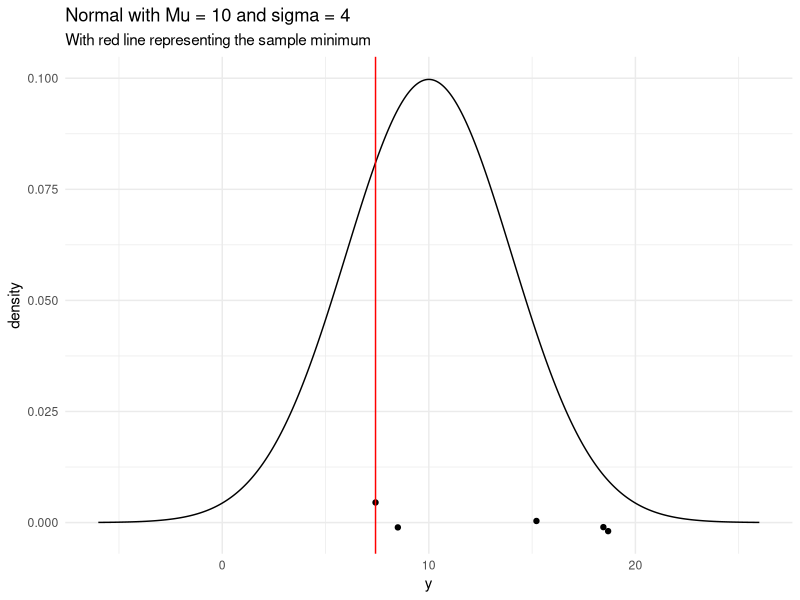
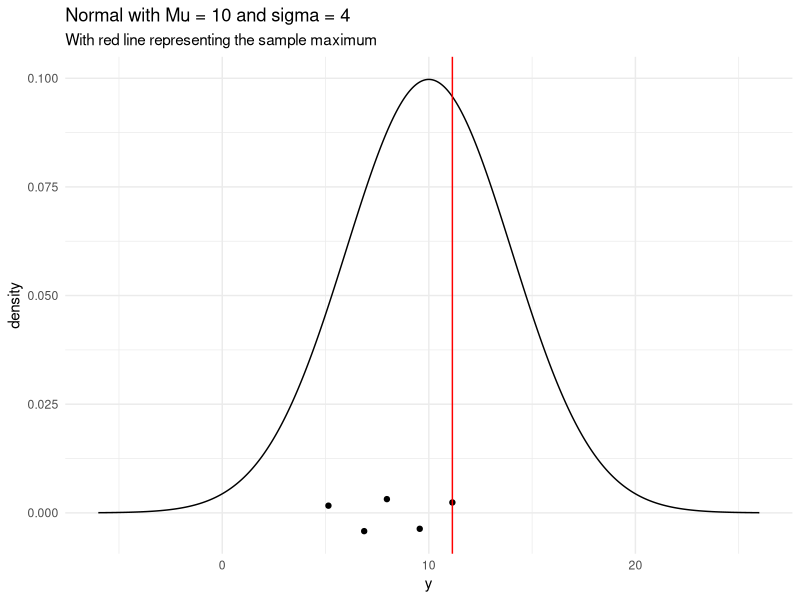
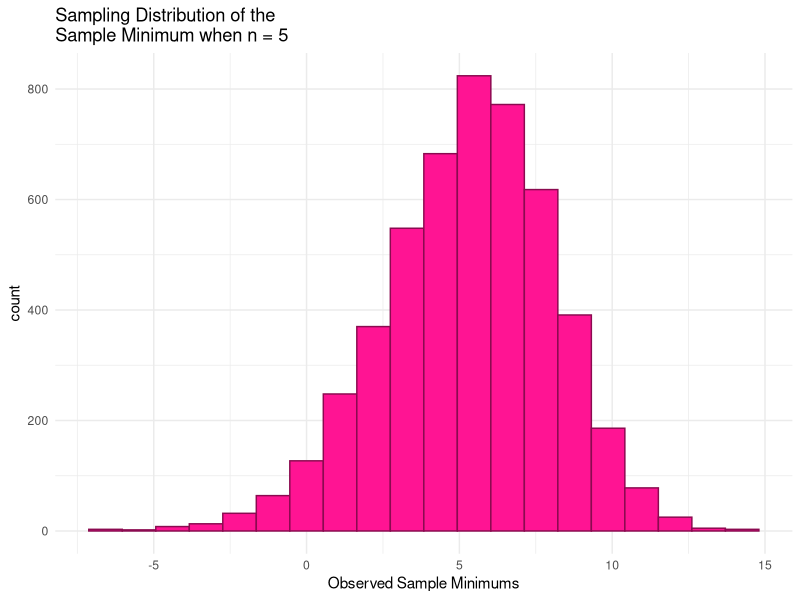
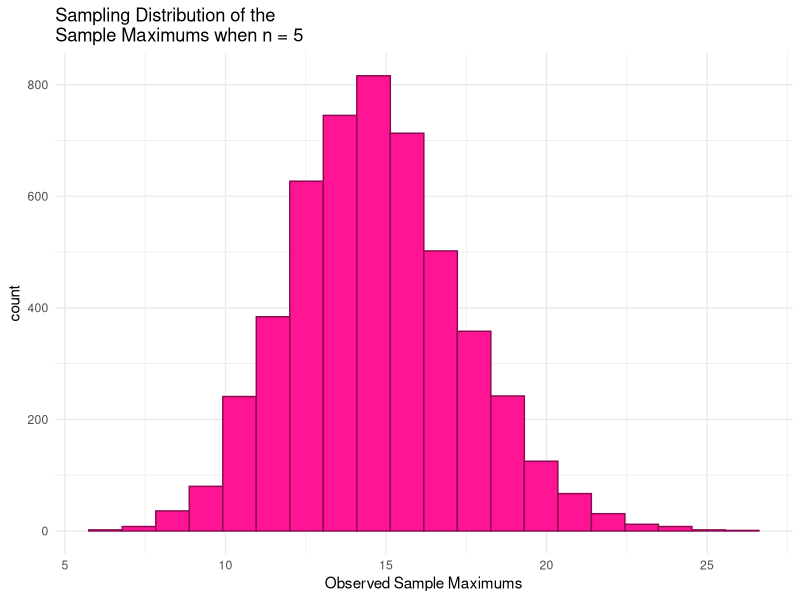
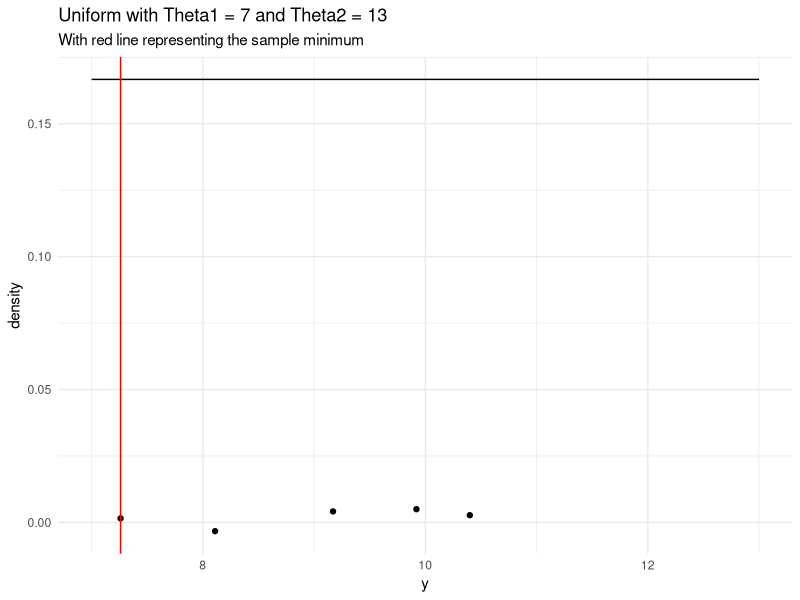
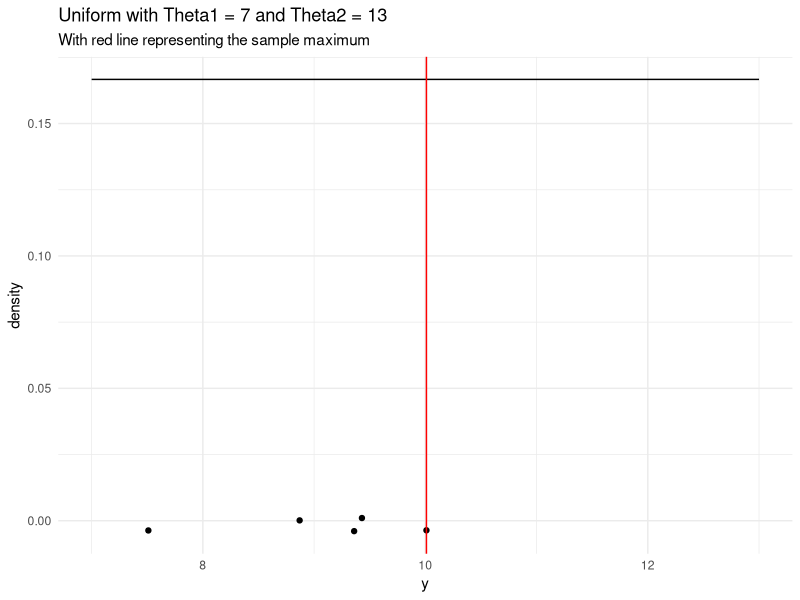
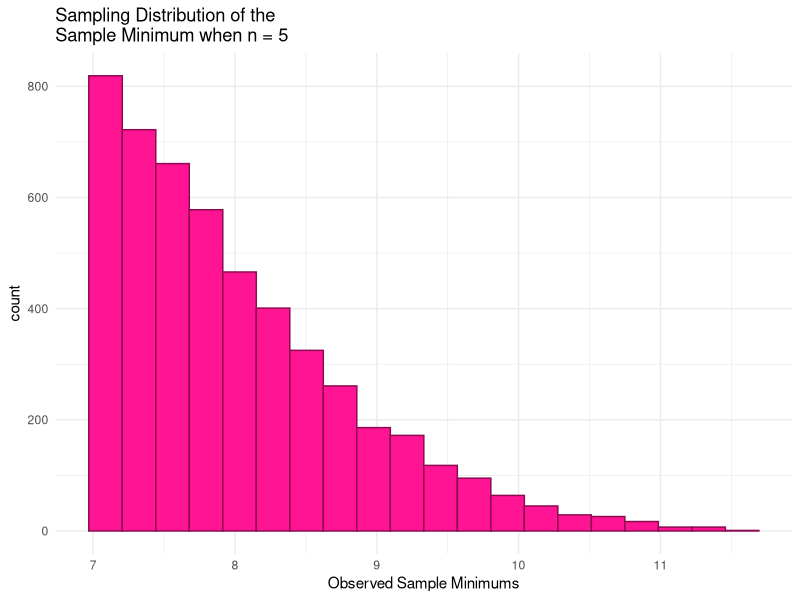
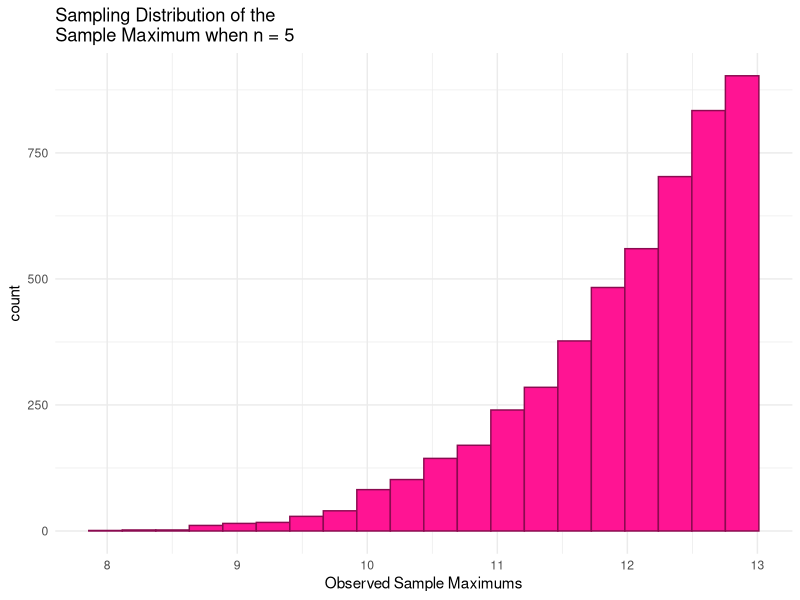

The R source for these figures, in order:
## ---- chunk 1
#| warning: FALSE
library(tidyverse)
## ---- chunk 2
n <- 5       # sample size
mu <- 10     # population mean
sigma <- 4   # population standard deviation

# generate a random sample of n observations from a normal population
single_sample <- rnorm(n, mu, sigma) |> round(2)

# compute the sample min
sample_min <- min(single_sample)

# generate a range of values that span the population
plot_df <- tibble(xvals = seq(mu - 4 * sigma, mu + 4 * sigma, length.out = 500)) |>
  mutate(xvals_density = dnorm(xvals, mu, sigma))

## plot the population model density curve
norm_popmin <- ggplot(data = plot_df, aes(x = xvals, y = xvals_density)) +
  geom_line() +
  theme_minimal() +
  geom_jitter(data = tibble(single_sample), aes(x = single_sample, y = 0),
              width = 0, height = 0.005) +
  geom_vline(xintercept = sample_min, colour = "red") +
  labs(x = "y", y = "density",
       title = "Normal with Mu = 10 and sigma = 4", subtitle = "With red line representing the sample minimum")
## ---- chunk 3
n <- 5            # sample size
mu <- 10          # population mean
sigma <- 4        # population standard deviation

generate_samp_min <- function(mu, sigma, n) {
  
  single_sample <- rnorm(n, mu, sigma)
  sample_min <- min(single_sample)
  
  return(sample_min)
}

nsim <- 5000      # number of simulations

mins <- map_dbl(1:nsim, \(i) generate_samp_min(mu = mu, sigma = sigma, n = n))

mins_df <- tibble(mins)

norm_min <- ggplot(data = mins_df, aes(x = mins)) +
  geom_histogram(colour = "deeppink4", fill = "deeppink1", bins = 20) +
  theme_minimal() +
  labs(x = "Observed Sample Minimums",
       title = paste("Sampling Distribution of the \nSample Minimum when n =", n))

sumstn <- mins_df |>
  summarise(min_samp_dist = min(mins),
            var_samp_dist = var(mins),
            sd_samp_dist = sd(mins),
            mean_samp_dist = mean(mins))
sumstn

## ---- chunk 4
n <- 5       # sample size
mu <- 10     # population mean
sigma <- 4   # population standard deviation

# generate a random sample of n observations from a normal population
single_sample <- rnorm(n, mu, sigma) |> round(2)

# compute the sample min
sample_max <- max(single_sample)

# generate a range of values that span the population
plot_df <- tibble(xvals = seq(mu - 4 * sigma, mu + 4 * sigma, length.out = 500)) |>
  mutate(xvals_density = dnorm(xvals, mu, sigma))

## plot the population model density curve
norm_popmax <- ggplot(data = plot_df, aes(x = xvals, y = xvals_density)) +
  geom_line() +
  theme_minimal() +
  geom_jitter(data = tibble(single_sample), aes(x = single_sample, y = 0),
              width = 0, height = 0.005) +
  geom_vline(xintercept = sample_max, colour = "red") +
  labs(x = "y", y = "density",
       title = "Normal with Mu = 10 and sigma = 4", subtitle = "With red line representing the sample maximum")
## ---- chunk 5
n <- 5            # sample size
mu <- 10          # population mean
sigma <- 4        # population standard deviation

generate_samp_max <- function(mu, sigma, n) {
  
  single_sample <- rnorm(n, mu, sigma)
  sample_max <- max(single_sample)
  
  return(sample_max)
}

nsim <- 5000      # number of simulations

maxs <- map_dbl(1:nsim, \(i) generate_samp_max(mu = mu, sigma = sigma, n = n))


maxs_df <- tibble(maxs)

norm_max <- ggplot(data = maxs_df, aes(x = maxs)) +
  geom_histogram(colour = "deeppink4", fill = "deeppink1", bins = 20) +
  theme_minimal() +
  labs(x = "Observed Sample Maximums",
       title = paste("Sampling Distribution of the \nSample Maximums when n =", n))

sumstx <- maxs_df |>
  summarise(max_samp_dist = max(maxs),
            var_samp_dist = var(maxs),
            sd_samp_dist = sd(maxs),
            mean_samp_dist = mean(maxs))
sumstx
## ---- chunk 6
n <- 5 # sample size
theta1 <- 7
theta2 <- 13
mu <- (theta1 + theta2) / 2   # population mean
sigma_sq <- (theta2 - theta1)^2 / 12  # var
sigma <- sqrt(sigma_sq) # population s.d

# generate a random sample of n observations from a normal population
single_sample <- runif(n, theta1, theta2) |> round(2)

# compute the sample min
sample_min <- min(single_sample)

# generate a range of values that span the population
plot_df <- tibble(xvals = seq(7, 13, length.out = 1000),
                  xvals_density = dunif(xvals, 7, 13),
                  pop = "uniform(7, 13)")
## plot the population model density curve
unif_popmin <- ggplot(data = plot_df, aes(x = xvals, y = xvals_density)) +
  geom_line() +
  theme_minimal() +
  geom_jitter(data = tibble(single_sample), aes(x = single_sample, y = 0),
              width = 0, height = 0.005) +
  geom_vline(xintercept = sample_min, colour = "red") +
  labs(x = "y", y = "density",
       title = "Uniform with Theta1 = 7 and Theta2 = 13", subtitle = "With red line representing the sample minimum")
## ---- chunk 7
n <- 5 # sample size
theta1 <- 7
theta2 <- 13
mu <- (theta1 + theta2) / 2   # population mean
sigma_sq <- (theta2 - theta1)^2 / 12  # var
sigma <- sqrt(sigma_sq)

generate_samp_min <- function(theta1, theta2, n) {
  
  single_sample <- runif(n, theta1, theta2)
  sample_min <- min(single_sample)
  
  return(sample_min)
}


nsim <- 5000      # number of simulations

mins <- map_dbl(1:nsim, \(i) generate_samp_min(theta1 = theta1, theta2 = theta2, n = n))

mins_df <- tibble(mins)


unif_min <- ggplot(data = mins_df, aes(x = mins)) +
  geom_histogram(colour = "deeppink4", fill = "deeppink1", bins = 20) +
  theme_minimal() +
  labs(x = "Observed Sample Minimums",
       title = paste("Sampling Distribution of the \nSample Minimum when n =", n))

sumstum <- mins_df |>
  summarise(min_samp_dist = min(mins),
            var_samp_dist = var(mins),
            sd_samp_dist = sd(mins),
            mean_samp_dist = mean(mins))
sumstum
## ---- chunk 8
n <- 5 # sample size
theta1 <- 7
theta2 <- 13
mu <- (theta1 + theta2) / 2   # population mean
sigma_sq <- (theta2 - theta1)^2 / 12  # var
sigma <- sqrt(sigma_sq) # population s.d

# generate a random sample of n observations from a normal population
single_sample <- runif(n, theta1, theta2) |> round(2)

# compute the sample min
sample_max <- max(single_sample)

# generate a range of values that span the population
plot_df <- tibble(xvals = seq(7, 13, length.out = 1000),
                  xvals_density = dunif(xvals, 7, 13),
                  pop = "uniform(7, 13)")

## plot the population model density curve
unif_popmax <- ggplot(data = plot_df, aes(x = xvals, y = xvals_density)) +
  geom_line() +
  theme_minimal() +
  geom_jitter(data = tibble(single_sample), aes(x = single_sample, y = 0),
              width = 0, height = 0.005) +
  geom_vline(xintercept = sample_max, colour = "red") +
  labs(x = "y", y = "density",
       title = "Uniform with Theta1 = 7 and Theta2 = 13", subtitle = "With red line representing the sample maximum")
## ---- chunk 9
n <- 5 # sample size
theta1 <- 7
theta2 <- 13
mu <- (theta1 + theta2) / 2   # population mean
sigma_sq <- (theta2 - theta1)^2 / 12  # var
sigma <- sqrt(sigma_sq) # population s.d

generate_samp_max <- function(theta1, theta2, n) {
  
  single_sample <- runif(n, theta1, theta2)
  sample_max <- max(single_sample)
  
  return(sample_max)
}

nsim <- 5000      # number of simulations

maxs <- map_dbl(1:nsim, \(i) generate_samp_max(theta1 = theta1, theta2 = theta2, n = n))

maxs_df <- tibble(maxs)


unif_max <- ggplot(data = maxs_df, aes(x = maxs)) +
  geom_histogram(colour = "deeppink4", fill = "deeppink1", bins = 20) +
  theme_minimal() +
  labs(x = "Observed Sample Maximums",
       title = paste("Sampling Distribution of the \nSample Maximum when n =", n))

sumstux <- maxs_df |>
  summarise(max_samp_dist = max(maxs),
            var_samp_dist = var(maxs),
            sd_samp_dist = sd(maxs),
            mean_samp_dist = mean(maxs))
sumstux
## ---- chunk 10
n <- 5 # sample size
lambda <- .5
mu <- 1 / lambda   # population mean
sigma <- sqrt(1 / lambda ^ 2)  # population standard deviation


# generate a random sample of n observations from a normal population
single_sample <- rexp(n, lambda) |> round(2)

# compute the sample min
sample_min <- min(single_sample)

# generate a range of values that span the population
plot_df <- tibble(xvals = seq(0, mu + 4 * sigma, length.out = 500)) |>
  mutate(xvals_density = dexp(xvals, lambda))
## plot the population model density curve
exp_popmin <- ggplot(data = plot_df, aes(x = xvals, y = xvals_density)) +
  geom_line() +
  theme_minimal() +
  geom_jitter(data = tibble(single_sample), aes(x = single_sample, y = 0),
              width = 0, height = 0.005) +
  geom_vline(xintercept = sample_min, colour = "red") +
  labs(x = "y", y = "density",
       title = "Exponential with lambda = 0.5", subtitle = "With red line representing the sample minimum")
## ---- chunk 11
n <- 5 # sample size
lambda <- .5
mu <- 1 / lambda   # population mean
sigma <- sqrt(1 / lambda ^ 2)  # population standard deviation

generate_samp_min <- function(lambda, n) {
  
  single_sample <- rexp(n, lambda)
  sample_min <- min(single_sample)
  
  return(sample_min)
}


nsim <- 5000      # number of simulations

mins <- map_dbl(1:nsim, \(i) generate_samp_min(lambda = lambda, n = n))

mins_df <- tibble(mins)

exp_min <- ggplot(data = mins_df, aes(x = mins)) +
  geom_histogram(colour = "deeppink4", fill = "deeppink1", bins = 20) +
  theme_minimal() +
  labs(x = "Observed Sample Minimums",
       title = paste("Sampling Distribution of the \nSample Minimum when n =", n))

sumstem <- mins_df |>
  summarise(min_samp_dist = min(mins),
            var_samp_dist = var(mins),
            sd_samp_dist = sd(mins),
            mean_samp_dist = mean(mins))
sumstem
## ---- chunk 12
n <- 5 # sample size
lambda <- .5
mu <- 1 / lambda   # population mean
sigma <- sqrt(1 / lambda ^ 2)  # population standard deviation

# generate a random sample of n observations from a normal population
single_sample <- rexp(n, lambda) |> round(2)

# compute the sample min
sample_max <- max(single_sample)

# generate a range of values that span the population
plot_df <- tibble(xvals = seq(0, mu + 4 * sigma, length.out = 500)) |>
  mutate(xvals_density = dexp(xvals, lambda))

## plot the population model density curve
exp_popmax <- ggplot(data = plot_df, aes(x = xvals, y = xvals_density)) +
  geom_line() +
  theme_minimal() +
  geom_jitter(data = tibble(single_sample), aes(x = single_sample, y = 0),
              width = 0, height = 0.005) +
  geom_vline(xintercept = sample_max, colour = "red") +
  labs(x = "y", y = "density",
       title = "Exponential with lambda = 0.5", subtitle = "With red line representing the sample maximum")
## ---- chunk 13
n <- 5 # sample size
lambda <- .5
mu <- 1 / lambda   # population mean
sigma <- sqrt(1 / lambda ^ 2)  # population standard deviation

generate_samp_max <- function(lambda, n) {
  
  single_sample <- rexp(n, lambda)
  sample_max <- max(single_sample)
  
  return(sample_max)
}


nsim <- 5000      # number of simulations

maxs <- map_dbl(1:nsim, \(i) generate_samp_max(lambda = lambda, n = n))

maxs_df <- tibble(maxs)

exp_max <- ggplot(data = maxs_df, aes(x = maxs)) +
  geom_histogram(colour = "deeppink4", fill = "deeppink1", bins = 20) +
  theme_minimal() +
  labs(x = "Observed Sample Maximums",
       title = paste("Sampling Distribution of the \nSample Maximum when n =", n))

sumstex <- maxs_df |>
  summarise(max_samp_dist = max(maxs),
            var_samp_dist = var(maxs),
            sd_samp_dist = sd(maxs),
            mean_samp_dist = mean(maxs))
sumstex
## ---- chunk 14
n <- 5 # sample size
alpha <- 8
beta <- 2
mu <- alpha / (alpha + beta)   # population mean
sigma_sq <- (alpha*beta) / (((alpha + beta)^2) * (alpha + beta + 1))  # var
sigma <- sqrt(sigma_sq) # population s.d

# generate a random sample of n observations from a normal population
single_sample <- rbeta(n, alpha, beta) |> round(2)

# compute the sample min
sample_min <- min(single_sample)

# generate a range of values that span the population
plot_df <- tibble(xvals = seq(0, 1, length.out = 1000),
                  xvals_density = dbeta(xvals, 8, 2),
                  pop = "beta(8, 2)")

## plot the population model density curve
beta_popmin <- ggplot(data = plot_df, aes(x = xvals, y = xvals_density)) +
  geom_line() +
  theme_minimal() +
  geom_jitter(data = tibble(single_sample), aes(x = single_sample, y = 0),
              width = 0, height = 0.005) +
  geom_vline(xintercept = sample_min, colour = "red") +
  labs(x = "y", y = "density",
       title = "Beta with alpha = 8 and beta = 2", subtitle = "With red line representing the sample minimum")
## ---- chunk 15
n <- 5 # sample size
alpha <- 8
beta <- 2
mu <- alpha / (alpha + beta)   # population mean
sigma_sq <- (alpha*beta) / (((alpha + beta)^2) * (alpha + beta + 1))  # var
sigma <- sqrt(sigma_sq) # population s.d


generate_samp_min <- function(alpha, beta, n) {
  
  single_sample <- rbeta(n, alpha, beta)
  sample_min <- min(single_sample)
  
  return(sample_min)
}

nsim <- 5000      # number of simulations

mins <- map_dbl(1:nsim, \(i) generate_samp_min(alpha = alpha, beta = beta, n = n))

mins_df <- tibble(mins)

beta_min <- ggplot(data = mins_df, aes(x = mins)) +
  geom_histogram(colour = "deeppink4", fill = "deeppink1", bins = 20) +
  theme_minimal() +
  labs(x = "Observed Sample Minimums",
       title = paste("Sampling Distribution of the \nSample Minimum when n =", n))

sumstbm <- mins_df |>
  summarise(min_samp_dist = min(mins),
            var_samp_dist = var(mins),
            sd_samp_dist = sd(mins),
            mean_samp_dist = mean(mins))
sumstbm
## ---- chunk 16
n <- 5 # sample size
alpha <- 8
beta <- 2
mu <- alpha / (alpha + beta)   # population mean
sigma_sq <- (alpha*beta) / (((alpha + beta)^2) * (alpha + beta + 1))  # var
sigma <- sqrt(sigma_sq) # population s.d

# generate a random sample of n observations from a normal population
single_sample <- rbeta(n, alpha, beta) |> round(2)

# compute the sample min
sample_max <- max(single_sample)

# generate a range of values that span the population
plot_df <- tibble(xvals = seq(0, 1, length.out = 1000),
                  xvals_density = dbeta(xvals, 8, 2),
                  pop = "beta(8, 2)")

## plot the population model density curve
beta_popmax <- ggplot(data = plot_df, aes(x = xvals, y = xvals_density)) +
  geom_line() +
  theme_minimal() +
  geom_jitter(data = tibble(single_sample), aes(x = single_sample, y = 0),
              width = 0, height = 0.005) +
  geom_vline(xintercept = sample_max, colour = "red") +
  labs(x = "y", y = "density",
       title = "Beta with alpha = 8 and beta = 2", subtitle = "With red line representing the sample maximum")
## ---- chunk 17
n <- 5 # sample size
alpha <- 8
beta <- 2
mu <- alpha / (alpha + beta)   # population mean
sigma_sq <- (alpha*beta) / (((alpha + beta)^2) * (alpha + beta + 1))  # var
sigma <- sqrt(sigma_sq) # population s.d

generate_samp_max <- function(alpha, beta, n) {
  
  single_sample <- rbeta(n, alpha, beta)
  sample_max <- max(single_sample)
  
  return(sample_max)
}


nsim <- 5000      # number of simulations

maxs <- map_dbl(1:nsim, \(i) generate_samp_max(alpha = alpha, beta = beta, n = n))

maxs_df <- tibble(maxs)

beta_max <- ggplot(data = maxs_df, aes(x = maxs)) +
  geom_histogram(colour = "deeppink4", fill = "deeppink1", bins = 20) +
  theme_minimal() +
  labs(x = "Observed Sample Maximums",
       title = paste("Sampling Distribution of the \nSample Maximum when n =", n))

sumstbx <- maxs_df |>
  summarise(max_samp_dist = max(maxs),
            var_samp_dist = var(maxs),
            sd_samp_dist = sd(maxs),
            mean_samp_dist = mean(maxs))
sumstbx
## ---- chunk 18
norm_popmin
norm_popmax
norm_min
norm_max
## ---- chunk 19
unif_popmin
unif_popmax
unif_min
unif_max
## ---- chunk 20
exp_popmin
exp_popmax
exp_min
exp_max
## ---- chunk 21
beta_popmin
beta_popmax
beta_min
beta_max
## ---- chunk 22
n <- 5
## CHANGE 0 and 3 to represent where you want your graph to start and end
## on the x-axis
x <- seq(0, 5, length.out = 1000)
## CHANGE to be the pdf you calculated. Note that, as of now, 
## this is not a proper density (it does not integrate to 1).
density <- n * exp(-(2.5) * x)


## put into tibble and plot
samp_min_df <- tibble(x, density)
ggplot(data = samp_min_df, aes(x = x, y = density)) +
  geom_line() +
  theme_minimal()
## ---- chunk 23
n <- 5
## CHANGE 0 and 3 to represent where you want your graph to start and end
## on the x-axis
x <- seq(0, 5, length.out = 1000)
## CHANGE to be the pdf you calculated. Note that, as of now, 
## this is not a proper density (it does not integrate to 1).
density <- n * exp((2.5) * x) * (1 - exp(-.5))


## put into tibble and plot
samp_min_df <- tibble(x, density)
ggplot(data = samp_min_df, aes(x = x, y = density)) +
  geom_line() +
  theme_minimal()
